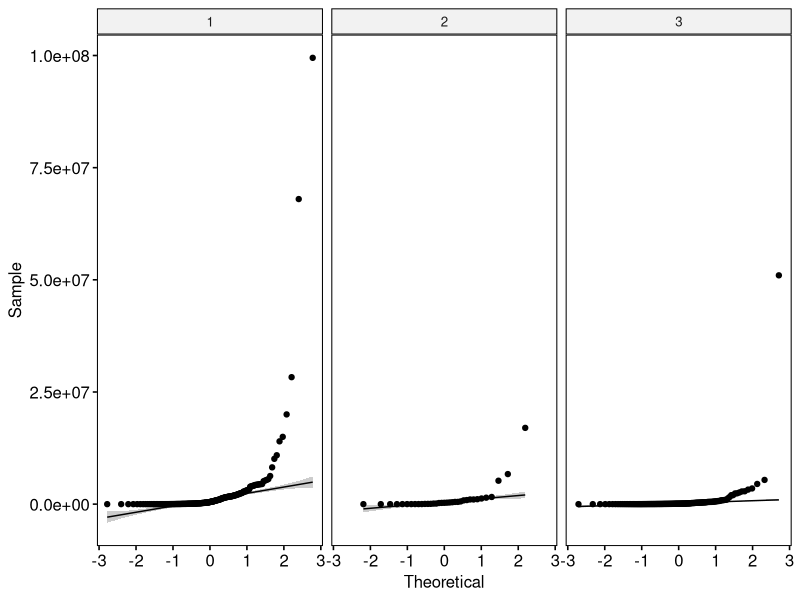
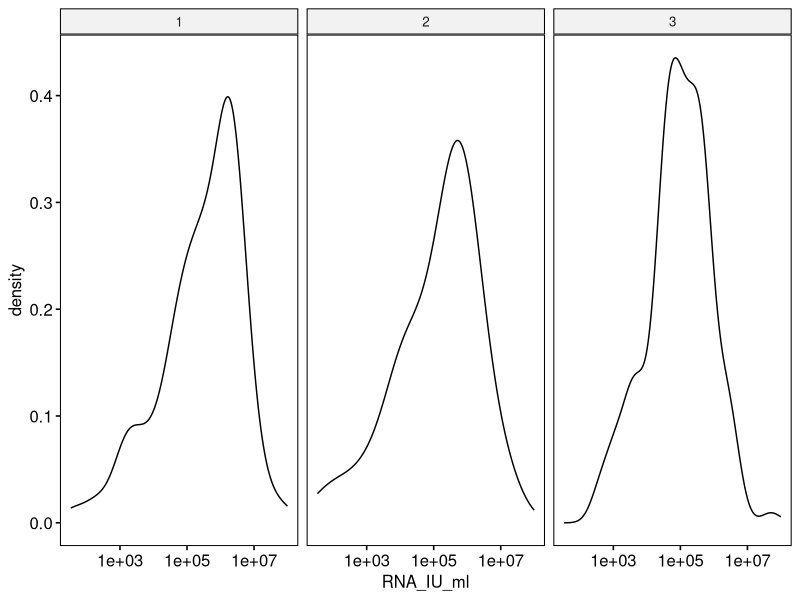
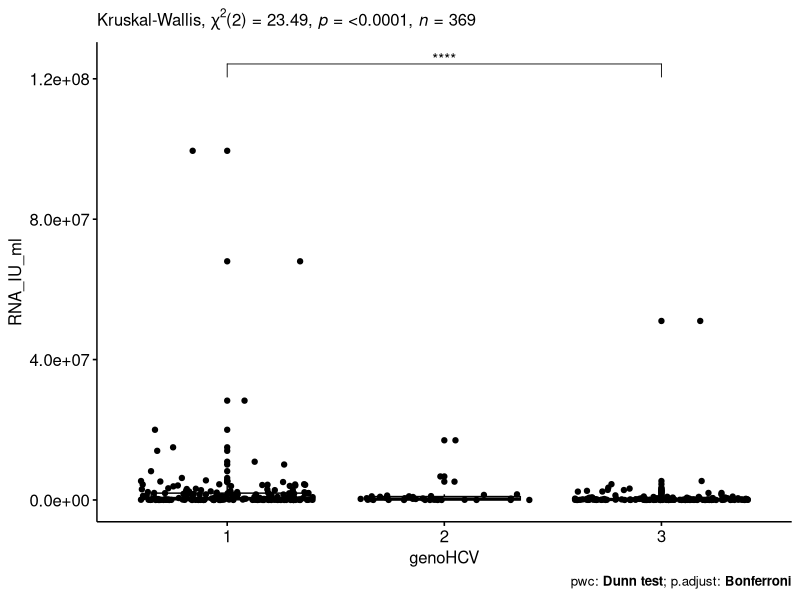

Generate these figures, in order, with R:
# Ian Adams
# Lecture 12 lab activity
# 22 July 2025
# 1. Comment on the distribution of the viral load (RNA_IU_ml)
library(tidyverse);
library(readxl);
library(ggpubr);
library(rstatix);

hcvdata12 = read_excel("Hcv_data.xlsx")
print("data retrieved from https://datadryad.org/stash/dataset/doi:10.5061/dryad.0q524")

head(hcvdata12)

hcvdata12$genoHCV=factor(hcvdata12$genoHCV)

head(hcvdata12)

ggqqplot(data=subset(hcvdata12, !is.na(RNA_IU_ml)), "RNA_IU_ml", facet.by = 
"genoHCV")

cat("QQ plots of viral load grouped by genotype show diverge from the reference line, especialy on the right side.")

ggdensity(data=subset(hcvdata12, !is.na(RNA_IU_ml)), "RNA_IU_ml", facet.by = "genoHCV")+ scale_x_log10()

cat("Plotting the density function of the viral load data with a log transformation allows us to see the distribution. Even with the transform, the distribtions appear skewed")

# KW test
RNA_IU_ml_kw <- hcvdata12 %>% kruskal_test(RNA_IU_ml ~ genoHCV)
RNA_IU_ml_kw

# pairwise comparisons
RNA_IU_ml_pwc <- hcvdata12 %>% 
  dunn_test(RNA_IU_ml ~ genoHCV, p.adjust.method = "bonferroni") 
RNA_IU_ml_pwc

RNA_IU_ml_pwc <- RNA_IU_ml_pwc %>% add_xy_position(x = "genoHCV")
ggboxplot(data=subset(hcvdata12, !is.na(RNA_IU_ml)), "genoHCV", "RNA_IU_ml") +
  stat_pvalue_manual(RNA_IU_ml_pwc, hide.ns = TRUE) +
  labs(
    subtitle = get_test_label(RNA_IU_ml_kw, detailed = TRUE),
    caption = get_pwc_label(RNA_IU_ml_pwc)
  )  + geom_jitter()
# 5. Submit R html report to canvas




